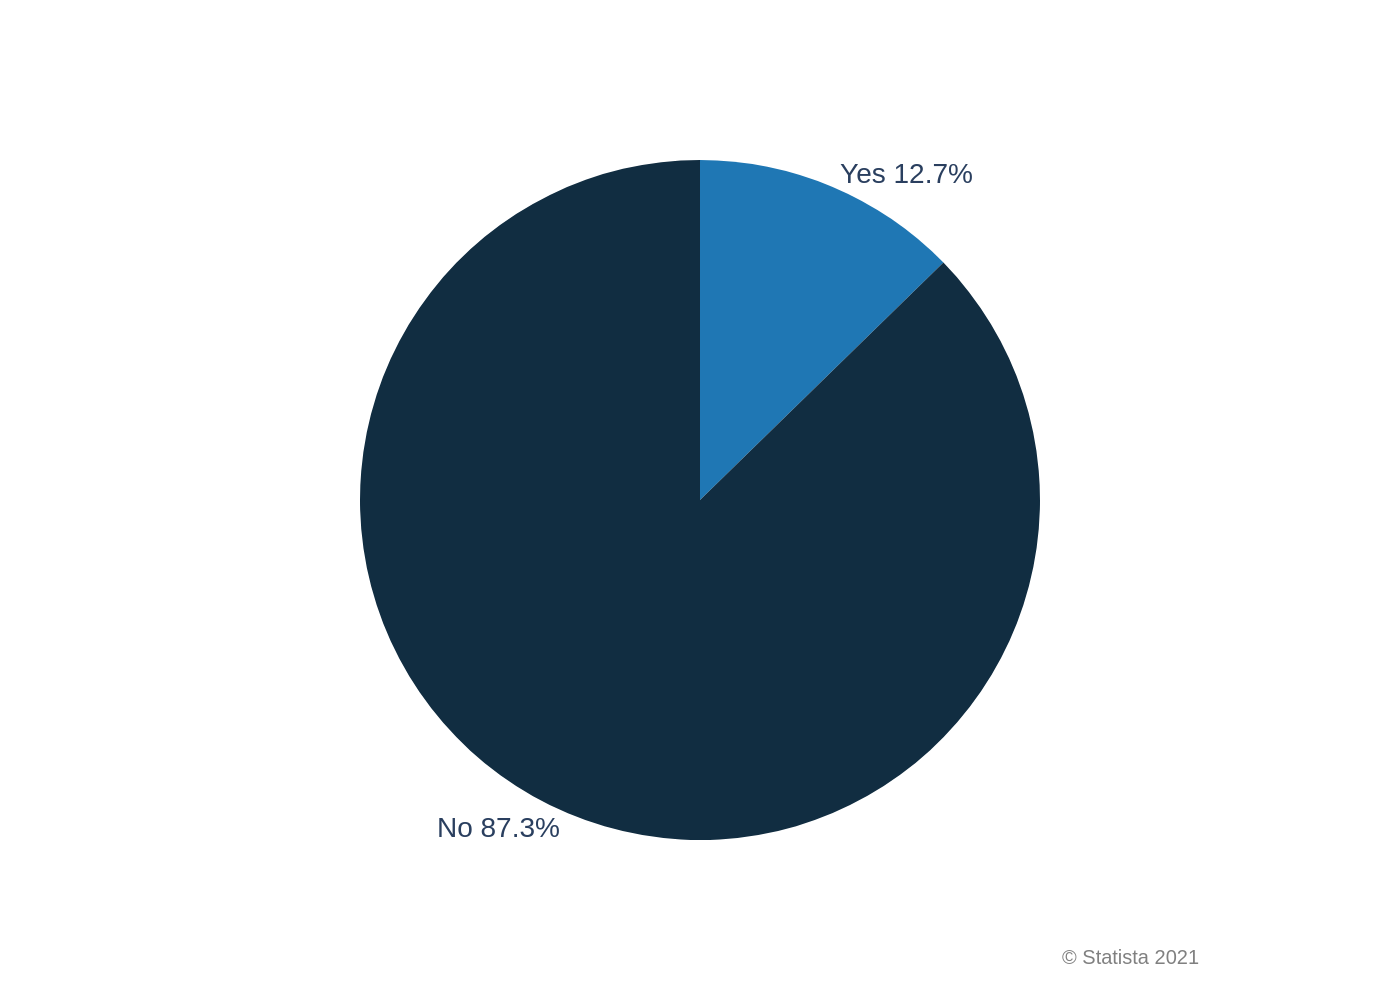

The Python source for this figure:
import sys
import json
import os
import plotly.graph_objects as go

if len(sys.argv) != 2:
    print("Usage: python create_chart.py <json_file_path>")
    sys.exit(1)

json_file_path = sys.argv[1]

try:
    with open(json_file_path, 'r', encoding='utf-8') as f:
        chart_info = json.load(f)
except FileNotFoundError:
    print(f"Error: File not found at {json_file_path}")
    sys.exit(1)
except json.JSONDecodeError:
    print(f"Error: Could not decode JSON from {json_file_path}")
    sys.exit(1)

data = chart_info['chart_data']
texts = chart_info['texts']
colors = chart_info['colors']

labels = [d['category'] for d in data]
values = [d['value'] for d in data]

fig = go.Figure()

fig.add_trace(go.Pie(
    labels=labels,
    values=values,
    marker_colors=colors,
    texttemplate='%{label} %{value}%',
    textposition='outside',
    sort=False,
    direction='clockwise',
    hovertemplate='%{label}: %{value}%<extra></extra>'
))

title_text = texts.get('title')
source_text = texts.get('source')

fig.update_layout(
    title_text=f"<b>{title_text}</b>" if title_text else None,
    title_x=0.5,
    font_family="Arial",
    font_size=14,
    showlegend=False,
    margin=dict(l=80, r=80, t=80, b=80),
    paper_bgcolor='white',
    plot_bgcolor='white'
)

if source_text:
    fig.add_annotation(
        text=source_text,
        xref="paper", yref="paper",
        x=0.99, y=-0.15,
        showarrow=False,
        xanchor='right',
        yanchor='top',
        align='right',
        font=dict(size=10, color="grey")
    )

base_name = os.path.splitext(os.path.basename(json_file_path))[0]
output_filename = f"{base_name}.png"

fig.write_image(output_filename, scale=2)

print(f"Chart saved to {output_filename}")
